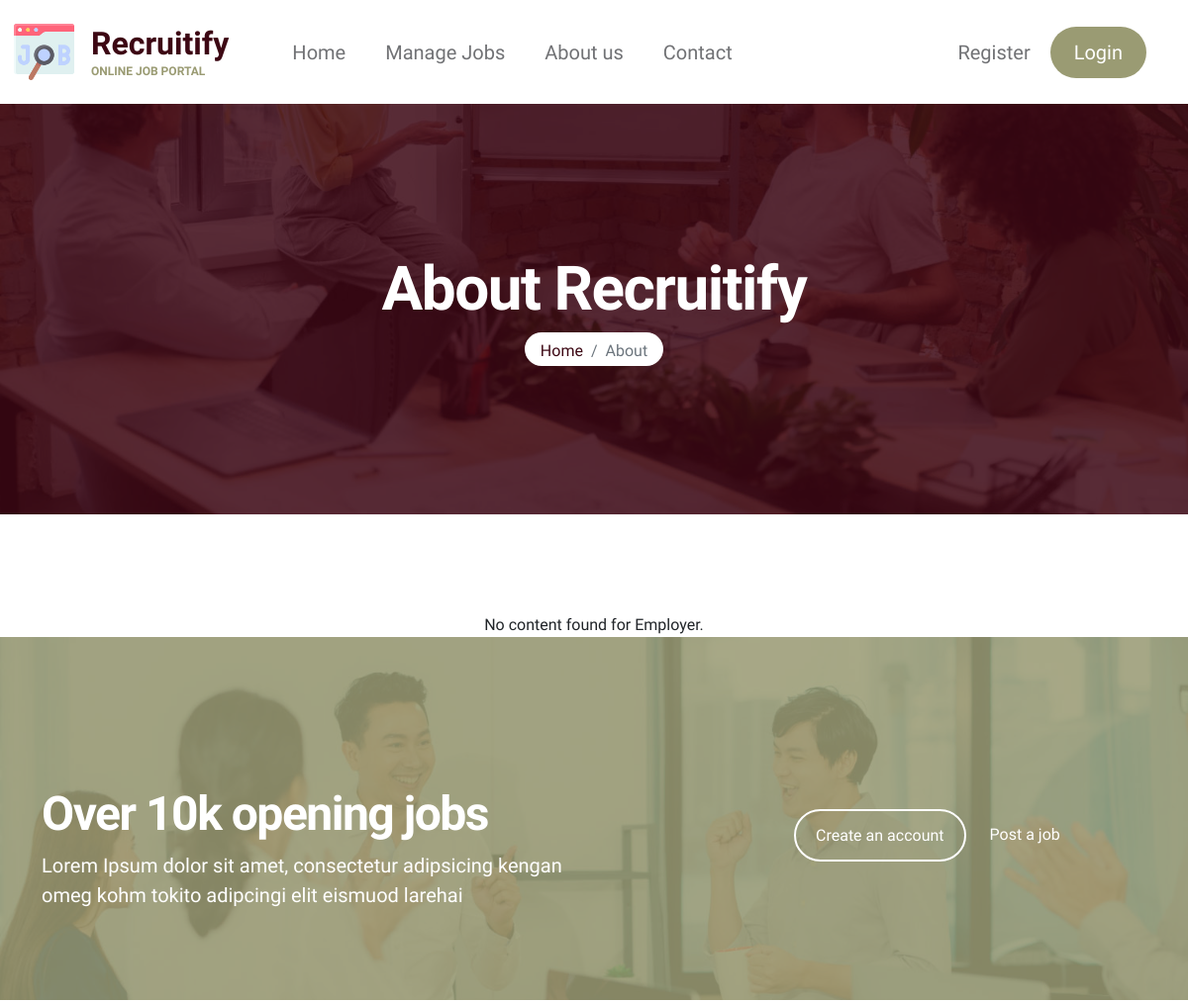
Before: /employer/about.php (upper part) with the older database file.
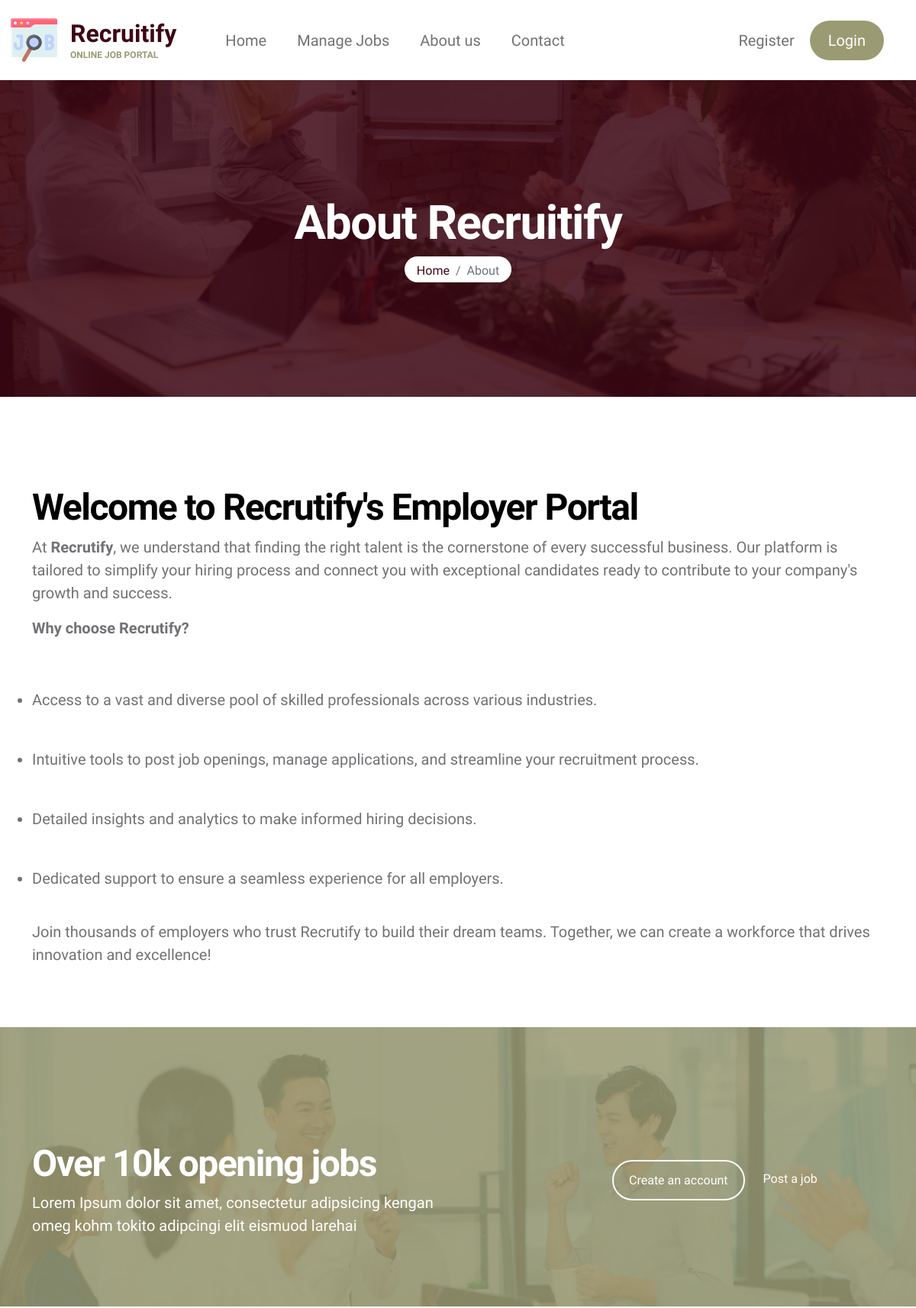
After: the same page with the newer database file.
### tables this page shows
CREATE TABLE `about_page_details_tbl` (
  `about_for` varchar(10) NOT NULL,
  `about_content` text NOT NULL
);

### employer/about.php (the view, shortened to what this page needs)
<!doctype html>
<html lang="en">
    <head>
        <link href="../css/bootstrap.min.css" rel="stylesheet">
        <link href="../css/bootstrap-icons.css" rel="stylesheet">
        <link href="../css/owl.carousel.min.css" rel="stylesheet">
        <link href="../css/owl.theme.default.min.css" rel="stylesheet">
        <link href="tooplate-Recruitify-job.css" rel="stylesheet">
    </head>
    <body class="about-page" id="top">
    <?php include "navbar.php"?>
        <main>
            <header class="site-header">
                <div class="section-overlay"></div>
                <div class="container">
                    <div class="row">
                        <div class="col-lg-12 col-12 text-center">
                            <h1 class="text-white">About Recruitify</h1>
                            <nav aria-label="breadcrumb">
                                <ol class="breadcrumb justify-content-center">
                                    <li class="breadcrumb-item"><a href="index.php">Home</a></li>
                                    <li class="breadcrumb-item active" aria-current="page">About</li>
                                </ol>
                            </nav>
                        </div>
                    </div>
                </div>
            </header>
            <section class="about-section">
                <div class="container">
                    <div class="row justify-content-center align-items-center">
                        <?php
$sql = "SELECT about_content FROM about_page_details_tbl WHERE about_for = 'employer'";
$result = mysqli_query($con, $sql);
if (mysqli_num_rows($result) > 0) {
    $row = mysqli_fetch_assoc($result);
    echo html_entity_decode($row['about_content']);
} else {
    echo "No content found for Employer.";
}
?>
                    </div>
                </div>
            </section>
            <section class="cta-section">
                <div class="section-overlay"></div>
                <div class="container">
                    <div class="row">
                        <div class="col-lg-6 col-10">
                            <h2 class="text-white mb-2">Over 10k opening jobs</h2>
                            <p class="text-white">Lorem Ipsum dolor sit amet, consectetur adipsicing kengan omeg kohm tokito adipcingi elit eismuod larehai</p>
                        </div>
                        <div class="col-lg-4 col-12 ms-auto">
                            <div class="custom-border-btn-wrap d-flex align-items-center mt-lg-4 mt-2">
                                <a href="#" class="custom-btn custom-border-btn btn me-4">Create an account</a>
                                <a href="#" class="custom-link">Post a job</a>
                            </div>
                        </div>
                    </div>
                </div>
            </section>
        </main>
        <?php include "footer.php"?>
    </body>
</html>

Changed rows visible on the page:
added about_page_details_tbl: about_content "Welcome to Recrutify's Employer Portal At Recrutify , we understand that finding the right talent is the cornerstone of every successful business. Our platform is tailored to simplify your hiring process and connect you with exceptional candidates ready to contribute to your company's growth and success. Why choose Recrutify? Access to a vast and diverse pool of skilled professionals across various industries. Intuitive tools to post job openings, manage applications, and streamline your recruitment process. Detailed insights and analytics to make informed hiring decisions. Dedicated support to ensure a seamless experience for all employers. Join thousands of employers who trust Recrutify…"
Other visible differences:
text no longer shown: "No content found for Employer."
